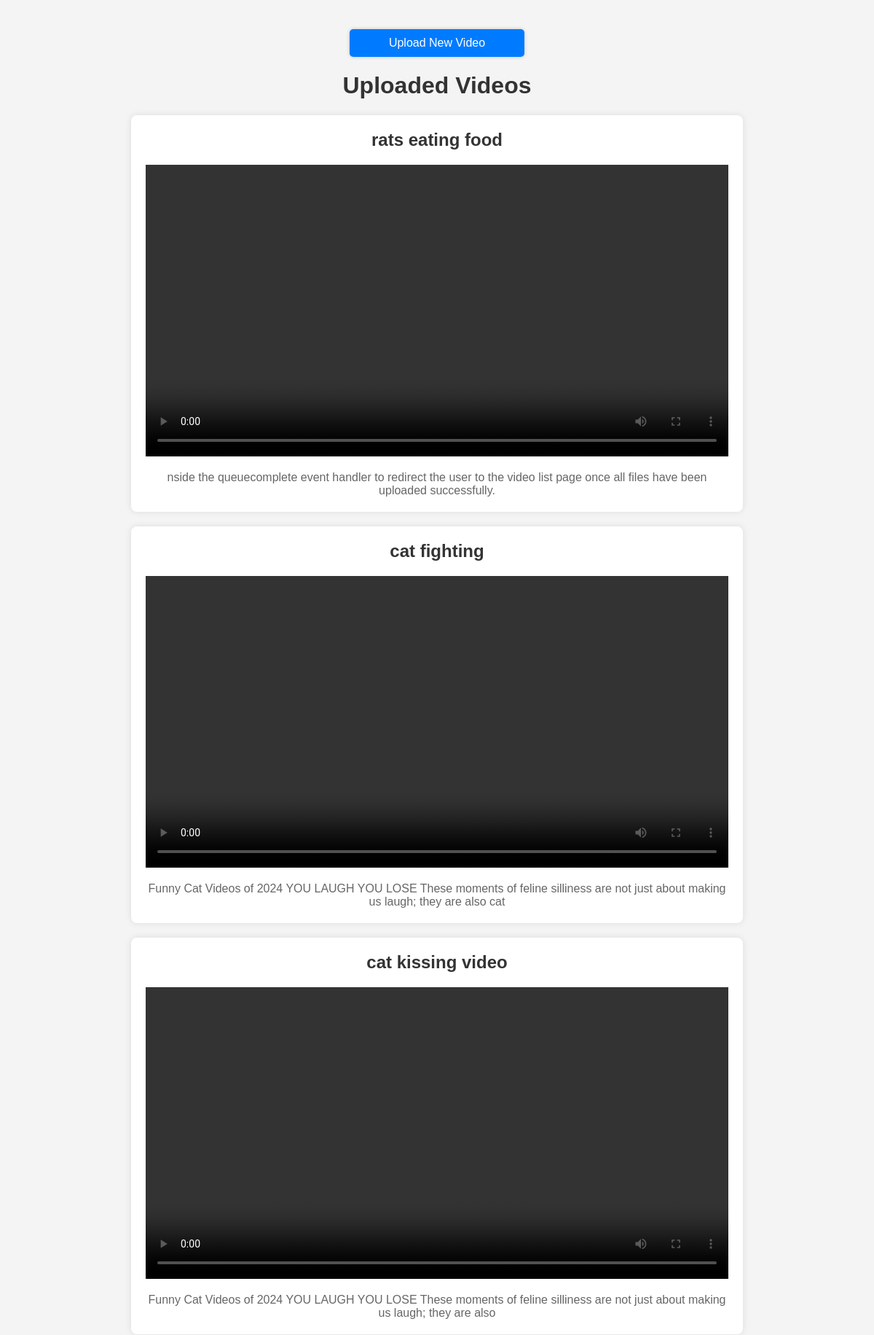
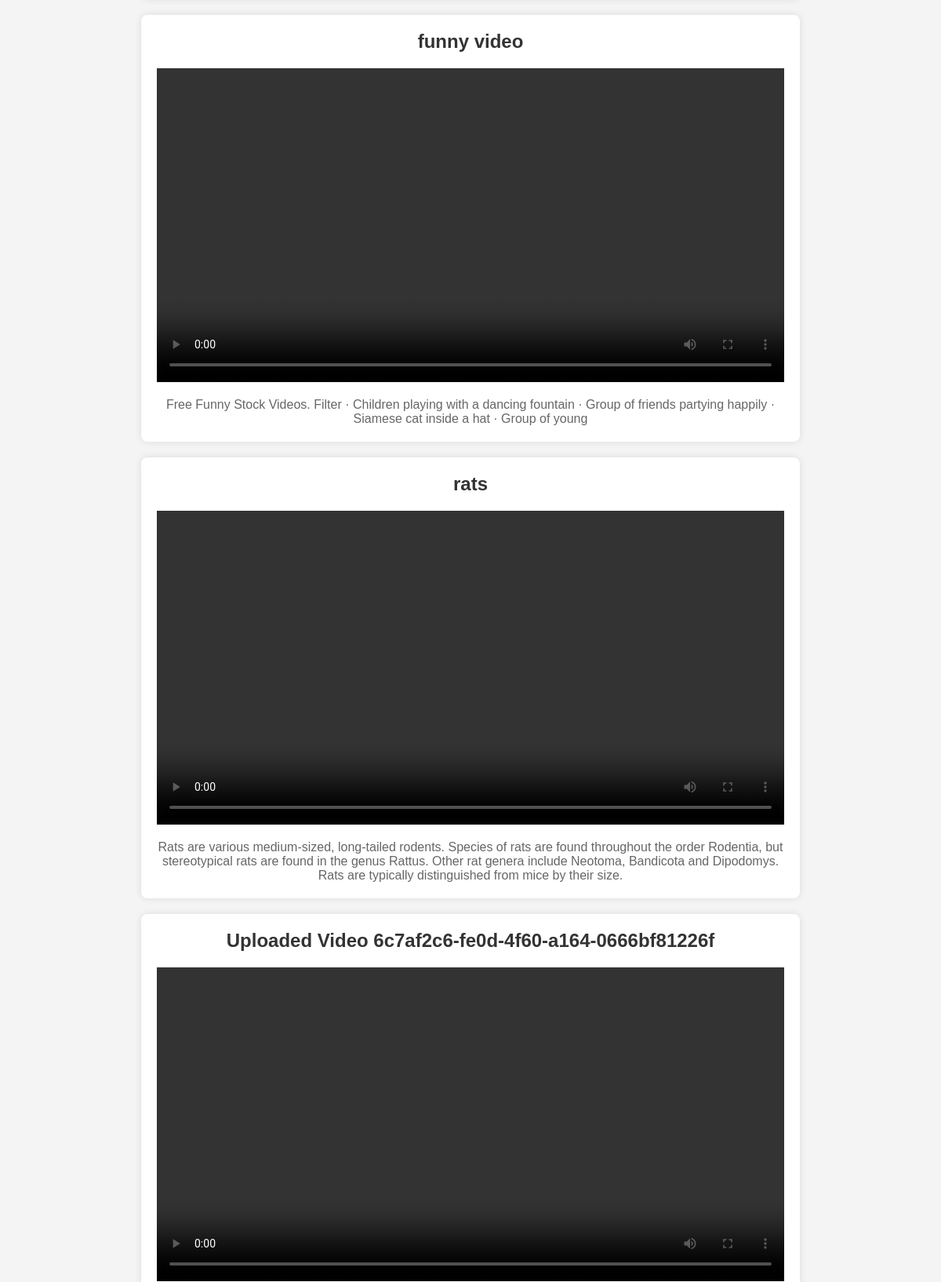
The page / (upper part) on the database its author committed (2 pictures, top to bottom).
### upload/models.py (models this page shows, shortened)
class Video(models.Model):
    title = models.CharField(max_length=100)
    content = models.TextField(default=0)
    video_file = models.FileField(upload_to='videos/')
    upload_date = models.DateTimeField(auto_now_add=True)

### upload/views.py (the view)
# urls.py: path('', views.video_list, name='video_list'),
def video_list(request):
    videos = Video.objects.all().order_by('-upload_date')
    return render(request, 'upload/video_list.html', {'videos': videos})

### upload/templatetags/custom_filters.py (called while the page is built)
@register.filter
def replace(value, arg):
    old_value, new_value = arg.split(':')
    return value.replace(old_value, new_value)

### upload/templates/upload/video_list.html (shortened to what this page needs)
<!DOCTYPE html>
<html>
<head>
    <link href="https://vjs.zencdn.net/7.14.3/video-js.css" rel="stylesheet" />
</head>
<body>
    <a href="{% url 'upload_video' %}" class="upload-link">Upload New Video</a>
    <h1>Uploaded Videos</h1>
    {% load custom_filters %}
    <div class="video-list">
        {% for video in videos %}
            <div class="video-container">
                <h2>{{ video.title }}</h2>
                <video id="video_{{ video.id }}" class="video-js vjs-default-skin" controls preload="auto" data-setup='{}'>
                    <source src="{{ video.video_file.url|replace:'.mp4:/index.m3u8' }}" type="application/x-mpegURL">
                </video>
                <p>{{ video.content }}</p>
            </div>
        {% endfor %}
    </div>
</body>
</html>

### upload/templates/upload/video_list.html (style rules this page uses)
body { font-family: Arial, sans-serif; background-color: #f4f4f4; margin: 0; padding: 20px; }
h1 { text-align: center; color: #333; }
.upload-link { display: block; width: 200px; margin: 20px auto; padding: 10px 20px; text-align: center; text-decoration: none; color: #fff; background-color: #007bff; border-radius: 5px; box-shadow: 0 0 5px rgba(0,0,0,0.2); transition: background-color 0.3s ease; }
.video-container { background: #fff; border-radius: 8px; box-shadow: 0 0 10px rgba(0,0,0,0.1); margin: 20px auto; padding: 20px; max-width: 800px; }
.video-container h2 { text-align: center; color: #333; font-size: 24px; margin: 0 0 20px; }
.video-container p { text-align: center; color: #666; font-size: 16px; margin: 20px 0 0; }
.video-container video { display: block; margin: 0 auto; width: 100%; max-width: 100%; }

### rows shown on the page
Video: title "rats eating food", content "nside the queuecomplete event handler to redirect the user to the video list page once all files have been uploaded successfully."
Video: title "cat fighting", content "Funny Cat Videos of 2024 YOU LAUGH YOU LOSE These moments of feline silliness are not just about making us laugh; they are also cat"
Video: title "cat kissing video", content "Funny Cat Videos of 2024 YOU LAUGH YOU LOSE These moments of feline silliness are not just about making us laugh; they are also"
Video: title "funny video", content "Free Funny Stock Videos. Filter · Children playing with a dancing fountain · Group of friends partying happily · Siamese cat inside a hat · Group of young"
Video: title "rats", content "Rats are various medium-sized, long-tailed rodents. Species of rats are found throughout the order Rodentia, but stereotypical rats are found in the genus Rattus. Other rat genera include Neotoma, Bandicota and Dipodomys. Rats are typically distinguished from mice by their size."
Video: title "Uploaded Video 6c7af2c6-fe0d-4f60-a164-0666bf81226f"
